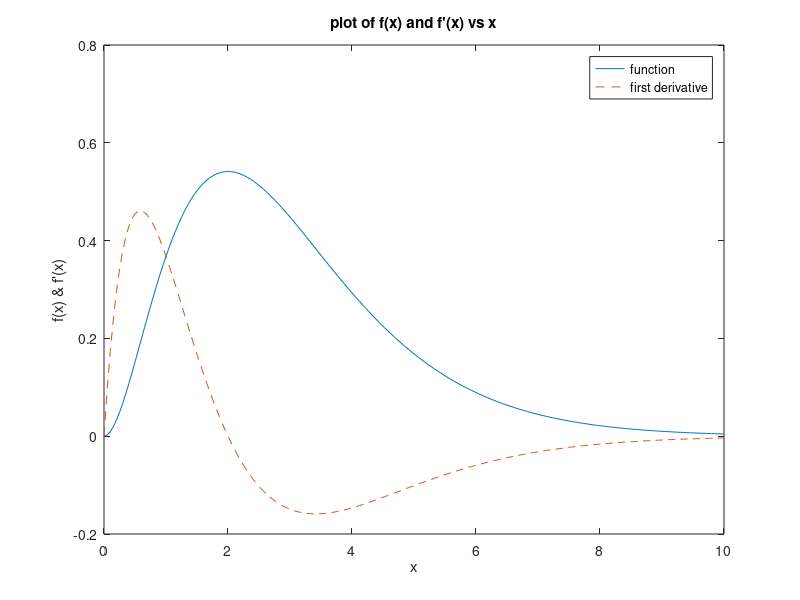

Reproduce this figure in MATLAB.
x = linspace(0,10,200);
y = x.^2.*exp(-x);
yd = (2*x - x.^2) .* exp(-x);
plot(x,y,'-',x,yd,'--')
legend('function', 'first derivative')
xlabel('x');
ylabel('f(x) & f''(x)');
title('plot of f(x) and f''(x) vs x')
